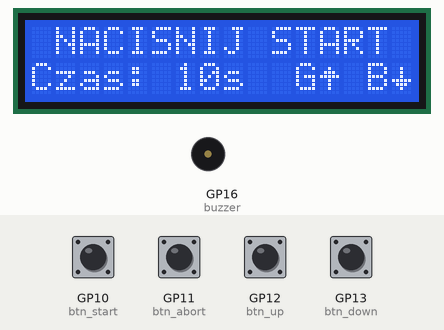
Bench run of a program on a simulated Raspberry Pi Pico running MicroPython. Shown: 16×2 character LCD, buzzer (waves = sounding). The inputs (shaded band) are chosen by the test bench; at power-on: GP10 (btn_start), GP11 (btn_abort), GP12 (btn_up), GP13 (btn_down) LOW.

Above: at 1.2 s.
1.3 s: GP10 (btn_start) pulled HIGH for 0.15 s
At 1.9 s:
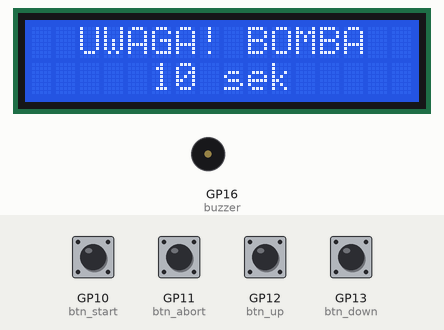
2.0 s: GP11 (btn_abort) pulled HIGH for 1 s
At 3.9 s:
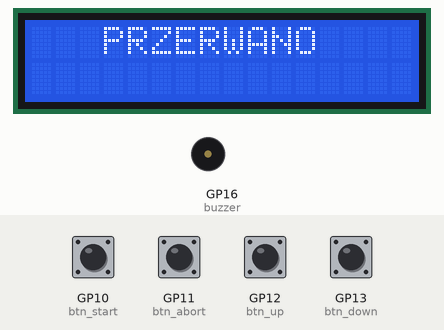
5.8 s: GP12 (btn_up) pulled HIGH for 1 s
At 7.1 s:
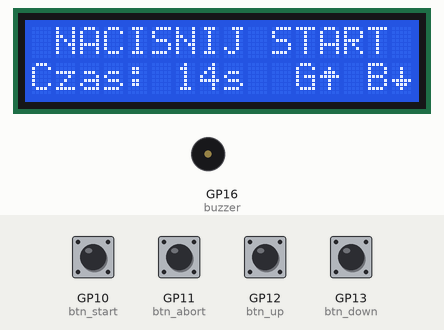
8.3 s: GP10 (btn_start) pulled HIGH for 1 s
At 23.07 s:
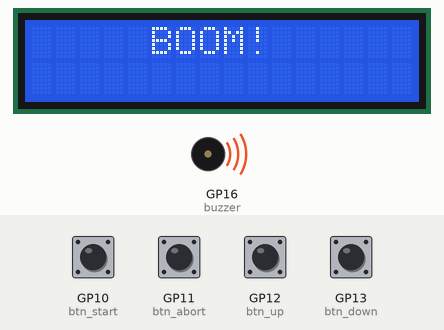
Timing chart, 0 to 24.6 s (numbered marks = the images above; inputs shaded):
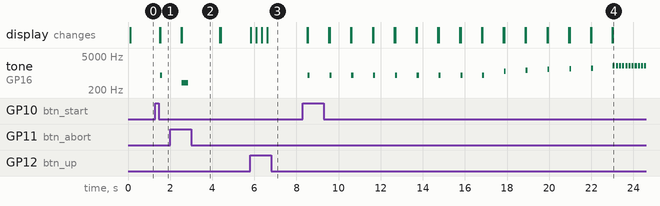

Measured:
- after the input at 1.3 s, tone on GP16 (buzzer): silent → 800 Hz after 0.24 s, → silent 0.10 s later; the display: first changes after 0.20 s (image 1 shows a later state)
- after the input at 2.0 s, the display: first differs from a run without the input after 0.56 s (image 2)
- after the input at 5.8 s, the display: first changes at once (image 3 shows a later state)
- after the input at 8.3 s, tone on GP16 (buzzer): plays 800 Hz for 0.10 s, 800 Hz for 0.10 s, 800 Hz for 0.10 s, 800 Hz for 0.10 s, 800 Hz for 0.10 s, 800 Hz for 0.10 s … (25 notes in this stretch), starting after 0.24 s; the display: first changes after 0.21 s (image 4 shows a later state)

The program:

bomba.py
```python
import utime
from machine import I2C, Pin, PWM
from pico_i2c_lcd import I2cLcd

# --- Konfiguracja LCD ---
i2c = I2C(0, sda=Pin(0), scl=Pin(1), freq=400000)
lcd = I2cLcd(i2c, 39, 2, 16)

# --- Konfiguracja buzzera ---
buzzer = PWM(Pin(16))
buzzer.duty_u16(0)

# --- Konfiguracja przycisków (GPIO ↔ 3.3V + PULL_DOWN) ---
btn_start = Pin(10,  Pin.IN, Pin.PULL_DOWN)
btn_abort = Pin(11,  Pin.IN, Pin.PULL_DOWN)
btn_up    = Pin(12,  Pin.IN, Pin.PULL_DOWN)
btn_down  = Pin(13,  Pin.IN, Pin.PULL_DOWN)

def tone(freq, ms):
    if freq <= 0:
        buzzer.duty_u16(0)
        utime.sleep_ms(ms)
    else:
        buzzer.freq(freq)
        buzzer.duty_u16(32768)
        utime.sleep_ms(ms)
        buzzer.duty_u16(0)


def custom_char():
    lcd.custom_char(0, bytearray([
        0x00,
        0x04,
        0x0E,
        0x1F,
        0x04,
        0x04,
        0x04,
        0x00
    ]))
    lcd.custom_char(1, bytearray([
        0x00,
        0x04,
        0x04,
        0x04,
        0x1F,
        0x0E,
        0x04,
        0x00
    ]))


def wait_for_start(count):

    lcd.clear()
    lcd.move_to(1, 0)
    lcd.putstr("NACISNIJ START")
    lcd.move_to(0, 1)
    lcd.putstr(f"Czas: {count:2d}s")
    lcd.move_to(11, 1)
    lcd.putstr("G  B: ")
    custom_char()
    lcd.move_to(12,1)
    lcd.putchar(chr(0))
    lcd.move_to(15,1)
    lcd.putchar(chr(1))


    while True:
        if btn_start.value():           # wciśnięty = 1
            utime.sleep_ms(200)         # anti-bounce
            return count
        if btn_up.value():
            count = min(99, count + 1)
            lcd.move_to(0, 1)
            lcd.putstr(f"Czas: {count:2d}s")
            utime.sleep_ms(200)
        if btn_down.value():
            count = max(1, count - 1)
            lcd.move_to(0, 1)
            lcd.putstr(f"Czas: {count:2d}s")
            utime.sleep_ms(200)
        utime.sleep_ms(50)

def countdown(sec):
    for i in range(sec, 0, -1):
        if btn_abort.value():
            lcd.clear()
            lcd.putstr("   PRZERWANO")
            tone(400, 300)
            return

        lcd.clear()
        lcd.putstr("  UWAGA! BOMBA")
        lcd.move_to(0,1)
        lcd.putstr(f"     {i:2d} sek")

        if i <= 5:
            freq = 1200 + (5 - i)*100
            dur  = 80
        else:
            freq = 800
            dur  = 100
        tone(freq, dur)
        utime.sleep_ms(1000 - dur)

    # Finał
    lcd.clear()
    lcd.putstr("     BOOM!")
    for _ in range(15):
        tone(2000, 100)
        utime.sleep_ms(50)
    lcd.move_to(0,1)


# --- Pętla główna ---
count = 10
while True:
    # 1) wybór czasu i czekaj na START
    count = wait_for_start(count)
    # 2) odliczaj
    countdown(count)
    # 3) pauza przed kolejnym cyklem
    utime.sleep_ms(1500)
```
